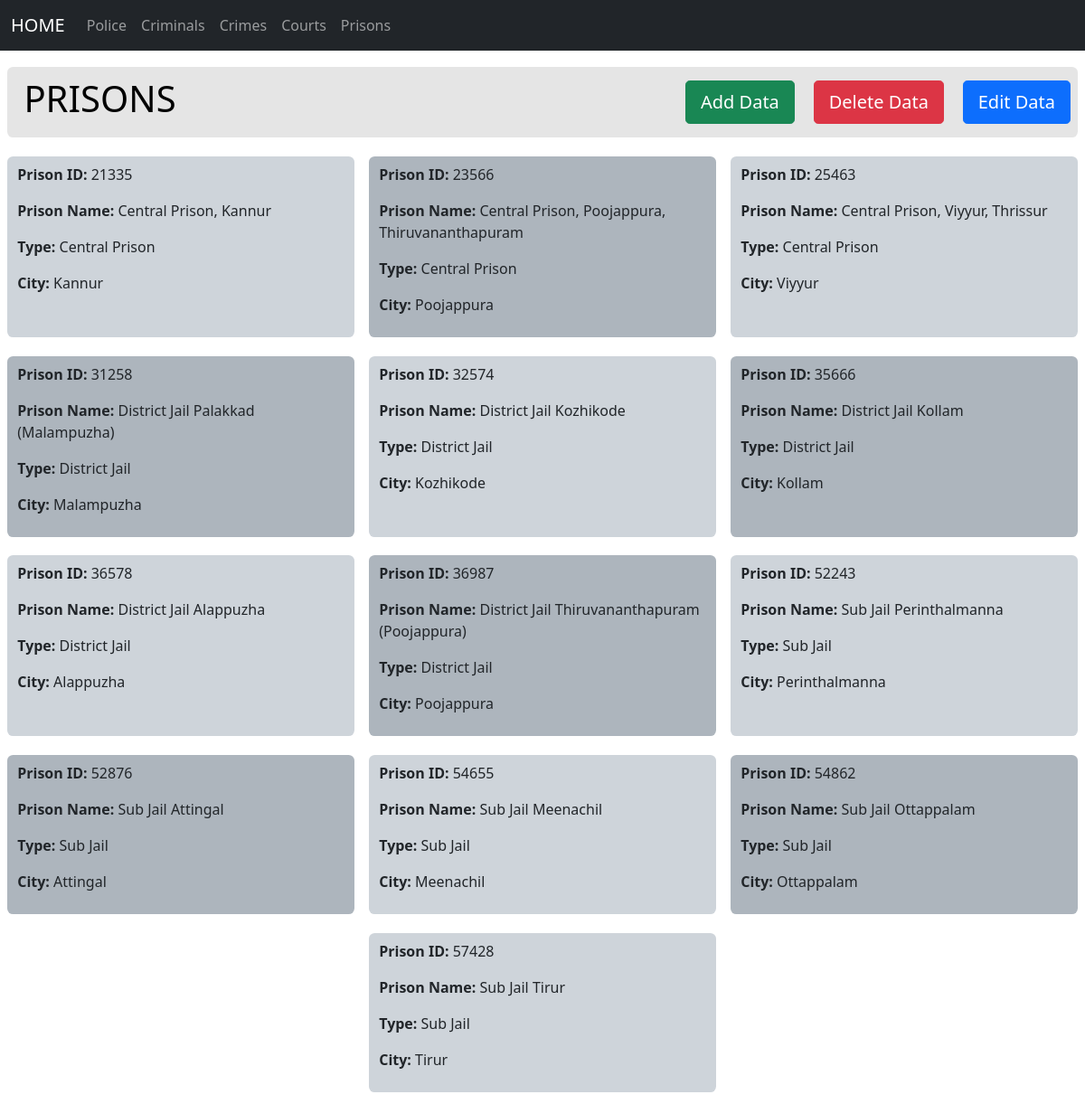
The page /Prison.php on the database its author committed.
### tables this page shows
CREATE TABLE `prisons` (
  `prisonid` bigint(20) NOT NULL,
  `prisonname` varchar(255) NOT NULL,
  `prisontype` varchar(255) NOT NULL,
  `prisoncity` varchar(255) NOT NULL
);

### role.php (called while the page is built, shortened)
<?php
include 'db_connect.php';
$rolesql = mysqli_query($conn, "SELECT id FROM role WHERE name='role'");
$roleid = mysqli_fetch_array($rolesql);
$role = $roleid['id'];
?>

### Prison.php (the view, shortened to what this page needs)
<?php
include('db_connect.php');
include('role.php');
$sql = 'SELECT * FROM prisons';
$result = mysqli_query($conn, $sql);
$prisons = mysqli_fetch_all($result, MYSQLI_ASSOC);
?>
<!DOCTYPE html>
<html lang="en">
<div id="main-div-1">
    <div>
        <h1>&nbsp;PRISONS</h1>
    </div>
    <?php if ($role == 1 || $role == 2) { ?>
        <div id="div-1">
            <div id="div-button-1">
                <a class=" button-1 btn btn-success btn-lg" href="AddPrison.php" role="button">Add Data</a>
            </div>
            <div id="div-button-1">
                <a class=" button-1 btn btn-danger btn-lg" href="DeletePrison.php" role="button">Delete Data</a>
            </div>
            <div id="div-button-1">
                <a class=" button-1 btn btn-primary btn-lg" href="EditPrison.php" role="button">Edit Data</a>
            </div>
        </div>
    <?php } ?>
</div>
<div id="main-div-2">
    <?php foreach ($prisons as $prison) { ?>
        <div class="div-2">
            <p><b>Prison ID: </b><?php echo htmlspecialchars($prison['prisonid']); ?></p>
            <p><b>Prison Name: </b><?php echo htmlspecialchars($prison['prisonname']); ?></p>
            <p><b>Type: </b><?php echo htmlspecialchars($prison['prisontype']); ?></p>
            <p><b>City: </b><?php echo htmlspecialchars($prison['prisoncity']); ?></p>
        </div>
    <?php } ?>
</div>
</body>
</html>

### header.css (style rules this page uses)
#main-div-1 { color: #000; background-color: #e5e5e5; display: flex; flex-wrap: wrap; margin: 0.5em 0.5em; margin-top: 1.1em; margin-bottom: 0.8em; margin-left: 0.5em; margin-right: 0.5em; padding: 0.7em 0.5em; border-radius: 0.4em; }
#div-1 { display: flex; flex-direction: row; flex-wrap: wrap; margin: auto; margin-right: 0em; }
#main-div-2 { display: flex; flex-direction: row; flex-wrap: wrap; justify-content: space-evenly; }
.div-2 { width: 32%; margin-top: 0.5em; margin-bottom: 0.8em; margin-left: 0.5em; margin-right: 0.5em; display: flex; flex-direction: column; background-color: #ced4da ; border-radius: 0.4em; padding: 0.5em 0.7em ; }
.div-2:nth-of-type(2n) { background-color: #adb5bd; }

### rows shown on the page
prisons: prisonid "21335", prisonname "Central Prison, Kannur", prisontype "Central Prison", prisoncity "Kannur"
prisons: prisonid "23566", prisonname "Central Prison, Poojappura, Thiruvananthapuram", prisontype "Central Prison", prisoncity "Poojappura"
prisons: prisonid "25463", prisonname "Central Prison, Viyyur, Thrissur", prisontype "Central Prison", prisoncity "Viyyur"
prisons: prisonid "31258", prisonname "District Jail Palakkad (Malampuzha)", prisontype "District Jail", prisoncity "Malampuzha"
prisons: prisonid "32574", prisonname "District Jail Kozhikode", prisontype "District Jail", prisoncity "Kozhikode"
prisons: prisonid "35666", prisonname "District Jail Kollam", prisontype "District Jail", prisoncity "Kollam"
prisons: prisonid "36578", prisonname "District Jail Alappuzha", prisontype "District Jail", prisoncity "Alappuzha"
prisons: prisonid "36987", prisonname "District Jail Thiruvananthapuram (Poojappura)", prisontype "District Jail", prisoncity "Poojappura"
prisons: prisonid "52243", prisonname "Sub Jail Perinthalmanna", prisontype "Sub Jail", prisoncity "Perinthalmanna"
prisons: prisonid "52876", prisonname "Sub Jail Attingal", prisontype "Sub Jail", prisoncity "Attingal"
prisons: prisonid "54655", prisonname "Sub Jail Meenachil", prisontype "Sub Jail", prisoncity "Meenachil"
prisons: prisonid "54862", prisonname "Sub Jail Ottappalam", prisontype "Sub Jail", prisoncity "Ottappalam"
prisons: prisonid "57428", prisonname "Sub Jail Tirur", prisontype "Sub Jail", prisoncity "Tirur"
